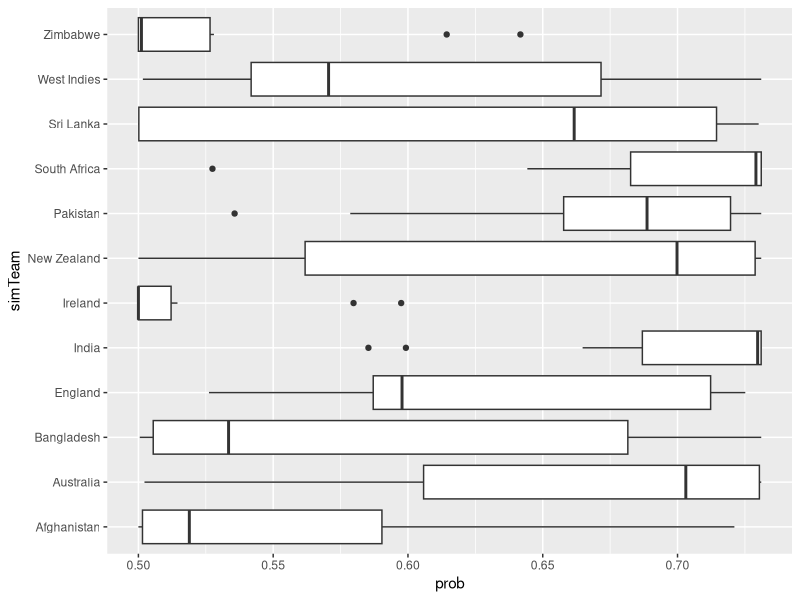
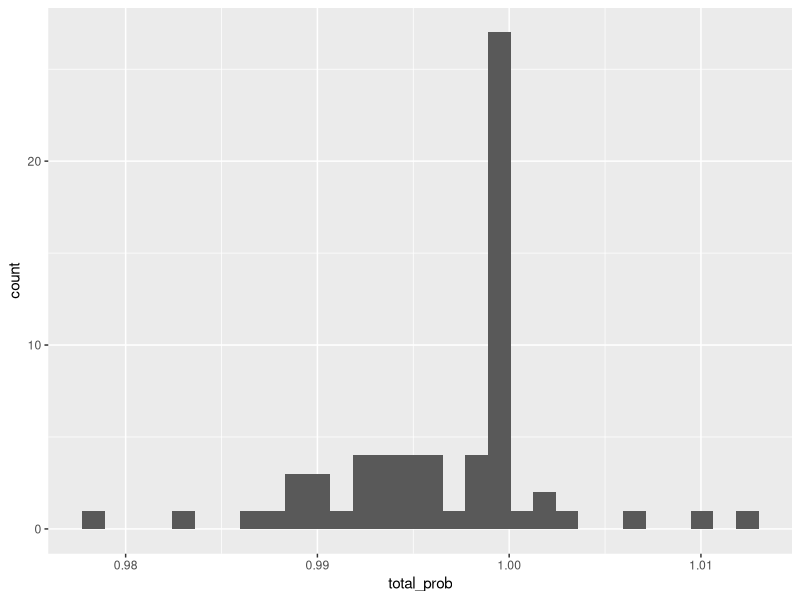
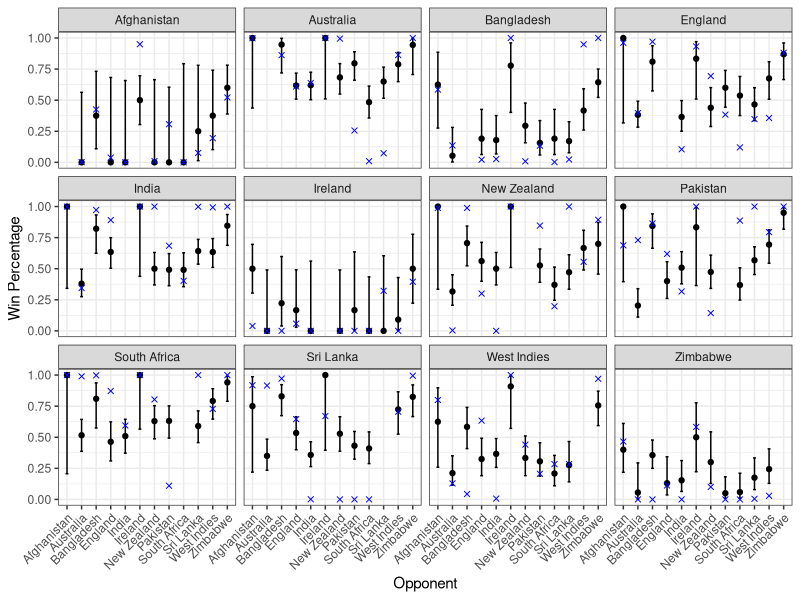

Write the R code that produced these figures, in order.
#######################################################
##### Logistic Regression Simulation Validation #######
#######################################################

library(tidyverse)

### Read in data
setwd("/Users/jcliff/Documents/StatsAnalyses/Cricket_Sim/cricket_2020/Logistic_reg")
an<-read.csv("anval.csv",header=T)[,-1]
aa<-read.csv("aaval.csv",header=T)[,-1]
bh<-read.csv("bhval.csv",header=T)[,-1]
ed<-read.csv("edval.csv",header=T)[,-1]
ia<-read.csv("iaval.csv",header=T)[,-1]
id<-read.csv("idval.csv",header=T)[,-1]
nd<-read.csv("ndval.csv",header=T)[,-1]
pn<-read.csv("pnval.csv",header=T)[,-1]
sa<-read.csv("saval.csv",header=T)[,-1]
ska<-read.csv("skaval.csv",header=T)[,-1]
ws<-read.csv("wsval.csv",header=T)[,-1]
ze<-read.csv("zeval.csv",header=T)[,-1]
head(an[,])
# Put all data frames in a list
all <- list(an,aa,bh,ed,ia,id,nd,pn,sa,ska,ws,ze)
rm(an,aa,bh,ed,ia,id,nd,pn,sa,ska,ws,ze) # drop individual objects
head(all[[5]]) # india (corresponds to order of list above)

### Construct all GLMs
jj<-NULL # for teams played against
kk<-NULL # for each team
for (i in 1:12){ 
  g2<-all[[i]]
  for (j in 1:11){
    # Predicting wins by runs scored for and against
    fit1<-glm(g2[,j+22]~g2[,j]+g2[,j+11],family="gaussian")
    # Save coefficients
    hh<-as.data.frame(coef(fit1))
    hh
    jj[j]<-list(hh)
  }
  kk[i]<-list(jj)
}
rm(jj, i, j, hh, g2, fit1) # Drop unneeded variables

# Example of investigating results
kk[[4]][[5]] # india vs. england example
c<-(kk[[5]][[4]])
indmean<-mean(all[[5]][,4]) # mean ind v. eng score from simulation
engmean<-mean(all[[5]][,15]) # mean eng v. ind
meanengvind<-mean(all[[5]][,26])
meanengvind # prop won by india
dd<-c[1,1]+c[2,1]*indmean+c[3,1]*engmean     
exp(dd)/(1+exp(dd)) # average probability for win



### Get full results for each team vs. all others

# List of teams to connect to results
teams <- c("Afghanistan", "Australia", "Bangladesh", "England", "India", "Ireland", 
           "New Zealand", "Pakistan", "South Africa", "Sri Lanka", "West Indies", "Zimbabwe")

# Function to calculate average probability for win from simulation
average_probability_calc <- function(sim_team, team_against){
  # Get list number values to point to
  team_number <- which(teams == sim_team)
  opponent_number <- which((teams[-team_number]) == team_against)
  # Pull model coefficients
  coefs <- kk[[team_number]][[opponent_number]] %>% pull(`coef(fit1)`)
  # Get mean scores for team and opponent
  mean_team_score <- mean(all[[team_number]][, opponent_number])
  mean_opponent_score <- mean(all[[team_number]][, opponent_number + 11])
  # Calculate probability from model
  linear_equation <- coefs[1] + coefs[2] * mean_team_score + coefs[3] * mean_opponent_score
  probability <- exp(linear_equation) / (1 + exp(linear_equation))
  return(probability)
}
average_probability_calc("Australia", "Afghanistan")

# Get all combinations of teams and calculate probabilities
prob_results <- expand.grid(teams, teams) %>%
  rename(simTeam = Var1, opponent = Var2) %>%
  filter(simTeam != opponent) %>%
  rowwise() %>%
  mutate(prob = average_probability_calc(simTeam, opponent))

# Prob distributions
ggplot(prob_results, aes(prob, simTeam)) + geom_boxplot() # all over 50%


# Going for win percentage instead 
# Function to calculate average probability for win from simulation
win_percentage_calc <- function(sim_team, team_against){
  # Get list number values to point to
  team_number <- which(teams == sim_team)
  opponent_number <- which((teams[-team_number]) == team_against)
  # Get win percentage of team
  sim_win_percent <- mean(all[[team_number]][, opponent_number + 22])
  return(sim_win_percent)
}
win_percentage_calc("India", "England")

# Get all win results for each team combination
win_results <- expand.grid(teams, teams) %>%
  rename(simTeam = Var1, opponent = Var2) %>%
  filter(simTeam != opponent) %>%
  rowwise() %>%
  mutate(prob = win_percentage_calc(simTeam, opponent)) 

# Check compliments of one team v another
win_results %>%
  # Get combo of teams (alphabetical to match)
  mutate(simTeam = as.character(simTeam), opponent = as.character(opponent)) %>%
  mutate(teams = paste(min(simTeam, opponent), max(simTeam, opponent))) %>%
  # Calculate if they add up to 1
  group_by(teams) %>%
  summarise(total_prob = sum(prob)) %>%
  # Plot
  ggplot(aes(x = total_prob)) + geom_histogram() # Looks great!

# Read in real result table & add to win_results
real_results <- read_csv("resultssince1999.csv")
# Remove draws/rainouts from match count
real_results <- real_results %>%
  rowwise() %>%
  # Get combo of teams (alphabetical to match)
  mutate(teams = paste(min(Team, Opponent), max(Team, Opponent))) %>%
  ungroup %>%
  group_by(teams) %>%
  mutate(
    Matches = ifelse(
      sum(Won) != mean(Matches),
      sum(Won),
      mean(Matches)
    )
  ) %>%
  ungroup() %>%
  select(-teams)

# Test proportions of recent wins versus predicted by simulation
win_results %>%
  # Join real results
  left_join(
    real_results,
    by = c("simTeam" = "Team", "opponent" = "Opponent")
  ) %>%
  # Fix probabilities of 0 or 1 from simulation for prop test
  mutate(
    prob = case_when(
      prob == 1 ~ 0.9999999,
      prob == 0 ~ 0.0000001,
      T ~ prob
    )
  ) %>%
  # Do prop tests
  rowwise() %>%
  mutate(
    proptest_p = prop.test(Won, Matches, prob)$p.value,
    proptest_int = list(prop.test(Won, Matches, prob)$conf.int)
  ) %>%
  # Plot results with conf_int
  mutate(
    real_win_perc = Won / Matches,
    CI_min = proptest_int[1],
    CI_max = proptest_int[2]
  ) %>%
  #filter(simTeam == "India") %>%
  ggplot(aes(x = opponent, y = real_win_perc)) + 
  geom_point() +
  geom_errorbar(
    aes(ymin = CI_min, ymax = CI_max), 
    width=.2,
    position=position_dodge(.9)
  ) +
  # Add sim percentages
  geom_point(aes(y = prob), shape = 4, color = "blue") +
  facet_wrap(~ simTeam) +
  theme_bw() +
  theme(axis.text.x = element_text(angle = 45, vjust = 1, hjust=1)) +
  xlab("Opponent") + ylab("Win Percentage")
